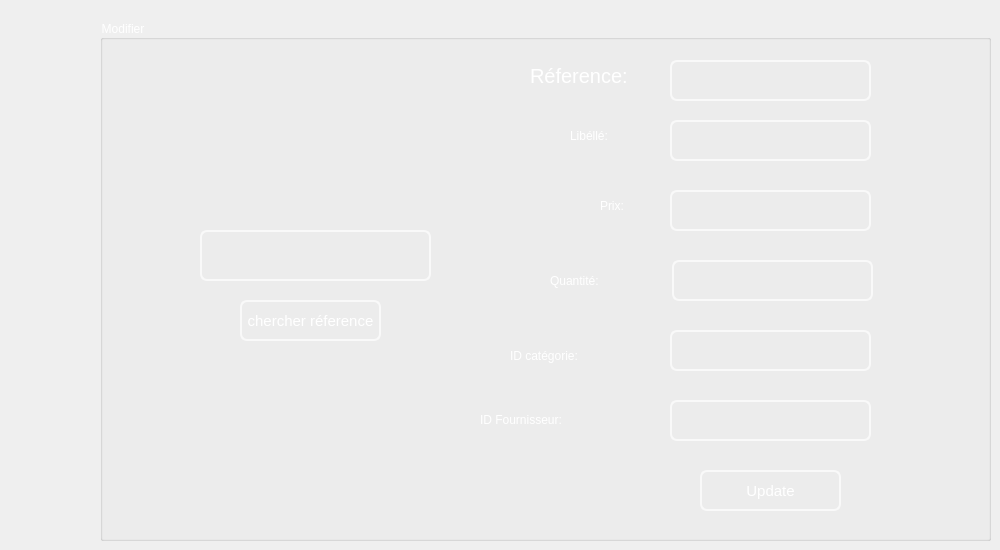
     <widget class="QWidget" name="tab_5">
      <attribute name="title">
       <string>Modifier Produit</string>
      </attribute>
      <widget class="QGroupBox" name="groupBox_2">
       <property name="geometry">
        <rect>
         <x>100</x>
         <y>20</y>
         <width>891</width>
         <height>521</height>
        </rect>
       </property>
       <property name="styleSheet">
        <string notr="true">
font: 75 15pt &quot;MS Shell Dlg 2&quot;;
color:white</string>
       </property>
       <property name="title">
        <string>Modifier</string>
       </property>
       <widget class="QPushButton" name="pb_modifier">
        <property name="geometry">
         <rect>
          <x>600</x>
          <y>450</y>
          <width>141</width>
          <height>41</height>
         </rect>
        </property>
        <property name="styleSheet">
         <string notr="true">QPushButton{

color: white;
background-color:Transparent;;
border-width: 2px;
border-color: #F9F9F9;
border-style: solid;
border-radius: 7;
padding: 3px;
font-size: 15px;


}
QPushButton:focus
{border:2px solid #FBAD25;
}</string>
        </property>
        <property name="text">
         <string>Update</string>
        </property>
       </widget>
       <widget class="QLineEdit" name="Ref_produit_mod">
        <property name="geometry">
         <rect>
          <x>570</x>
          <y>40</y>
          <width>201</width>
          <height>41</height>
         </rect>
        </property>
        <property name="styleSheet">
         <string notr="true">QLineEdit{
color: white;
background-color:Transparent;;
border-width: 2px;
border-color: #F9F9F9;
border-style: solid;
border-radius: 7;
padding: 3px;
font-size: 15px;

}
QLineEdit:focus
{border:2px solid #FBAD25;
}</string>
        </property>
       </widget>
       <widget class="QLineEdit" name="Libelle_produit_mod">
        <property name="geometry">
         <rect>
          <x>570</x>
          <y>100</y>
          <width>201</width>
          <height>41</height>
         </rect>
        </property>
        <property name="styleSheet">
         <string notr="true">QLineEdit{
color: white;
background-color:Transparent;;
border-width: 2px;
border-color: #F9F9F9;
border-style: solid;
border-radius: 7;
padding: 3px;
font-size: 15px;

}
QLineEdit:focus
{border:2px solid #FBAD25;
}</string>
        </property>
       </widget>
       <widget class="QLineEdit" name="prix_mod">
        <property name="geometry">
         <rect>
          <x>570</x>
          <y>170</y>
          <width>201</width>
          <height>41</height>
         </rect>
        </property>
        <property name="styleSheet">
         <string notr="true">QLineEdit{
color: white;
background-color:Transparent;;
border-width: 2px;
border-color: #F9F9F9;
border-style: solid;
border-radius: 7;
padding: 3px;
font-size: 15px;

}
QLineEdit:focus
{border:2px solid #FBAD25;
}</string>
        </property>
       </widget>
       <widget class="QLineEdit" name="quantite_mod">
        <property name="geometry">
         <rect>
          <x>572</x>
          <y>240</y>
          <width>201</width>
          <height>41</height>
         </rect>
        </property>
        <property name="styleSheet">
         <string notr="true">QLineEdit{
color: white;
background-color:Transparent;;
border-width: 2px;
border-color: #F9F9F9;
border-style: solid;
border-radius: 7;
padding: 3px;
font-size: 15px;

}
QLineEdit:focus
{border:2px solid #FBAD25;
}</string>
        </property>
       </widget>
       <widget class="QLabel" name="label_7">
        <property name="geometry">
         <rect>
          <x>430</x>
          <y>40</y>
          <width>131</width>
          <height>31</height>
         </rect>
        </property>
        <property name="font">
         <font>
          <family>MS Shell Dlg 2</family>
          <pointsize>15</pointsize>
          <weight>9</weight>
          <italic>false</italic>
          <bold>false</bold>
         </font>
        </property>
        <property name="text">
         <string>Réference:</string>
        </property>
       </widget>
       <widget class="QLabel" name="label_8">
        <property name="geometry">
         <rect>
          <x>470</x>
          <y>100</y>
          <width>91</width>
          <height>31</height>
         </rect>
        </property>
        <property name="text">
         <string>Libéllé:</string>
        </property>
       </widget>
       <widget class="QLabel" name="label_9">
        <property name="geometry">
         <rect>
          <x>500</x>
          <y>170</y>
          <width>81</width>
          <height>31</height>
         </rect>
        </property>
        <property name="text">
         <string>Prix:</string>
        </property>
       </widget>
       <widget class="QLabel" name="label_10">
        <property name="geometry">
         <rect>
          <x>450</x>
          <y>240</y>
          <width>101</width>
          <height>41</height>
         </rect>
        </property>
        <property name="text">
         <string>Quantité:</string>
        </property>
       </widget>
       <widget class="QPushButton" name="pb_chercher">
        <property name="geometry">
         <rect>
          <x>140</x>
          <y>280</y>
          <width>141</width>
          <height>41</height>
         </rect>
        </property>
        <property name="styleSheet">
         <string notr="true">QPushButton{

color: white;
background-color:Transparent;;
border-width: 2px;
border-color: #F9F9F9;
border-style: solid;
border-radius: 7;
padding: 3px;
font-size: 15px;


}
QPushButton:focus
{border:2px solid #FBAD25;
}</string>
        </property>
        <property name="text">
         <string>chercher réference</string>
        </property>
       </widget>
       <widget class="QLineEdit" name="la_recherche">
        <property name="geometry">
         <rect>
          <x>100</x>
          <y>210</y>
          <width>231</width>
          <height>51</height>
         </rect>
        </property>
        <property name="styleSheet">
         <string notr="true">QLineEdit{
color: white;
background-color:Transparent;;
border-width: 2px;
border-color: #F9F9F9;
border-style: solid;
border-radius: 7;
padding: 3px;
font-size: 15px;

}
QLineEdit:focus
{border:2px solid #FBAD25;
}</string>
        </property>
       </widget>
       <widget class="QLineEdit" name="categorie_mod">
        <property name="geometry">
         <rect>
          <x>570</x>
          <y>310</y>
          <width>201</width>
          <height>41</height>
         </rect>
        </property>
        <property name="styleSheet">
         <string notr="true">QLineEdit{
color: white;
background-color:Transparent;;
border-width: 2px;
border-color: #F9F9F9;
border-style: solid;
border-radius: 7;
padding: 3px;
font-size: 15px;

}
QLineEdit:focus
{border:2px solid #FBAD25;
}</string>
        </property>
       </widget>
       <widget class="QLineEdit" name="fournisseur_mod">
        <property name="geometry">
         <rect>
          <x>570</x>
          <y>380</y>
          <width>201</width>
          <height>41</height>
         </rect>
        </property>
        <property name="styleSheet">
         <string notr="true">QLineEdit{
color: white;
background-color:Transparent;;
border-width: 2px;
border-color: #F9F9F9;
border-style: solid;
border-radius: 7;
padding: 3px;
font-size: 15px;

}
QLineEdit:focus
{border:2px solid #FBAD25;
}</string>
        </property>
       </widget>
       <widget class="QLabel" name="label_13">
        <property name="geometry">
         <rect>
          <x>410</x>
          <y>320</y>
          <width>171</width>
          <height>31</height>
         </rect>
        </property>
        <property name="text">
         <string>ID catégorie:</string>
        </property>
       </widget>
       <widget class="QLabel" name="label_14">
        <property name="geometry">
         <rect>
          <x>380</x>
          <y>390</y>
          <width>171</width>
          <height>20</height>
         </rect>
        </property>
        <property name="text">
         <string>ID Fournisseur:</string>
        </property>
       </widget>
      </widget>
     </widget>
